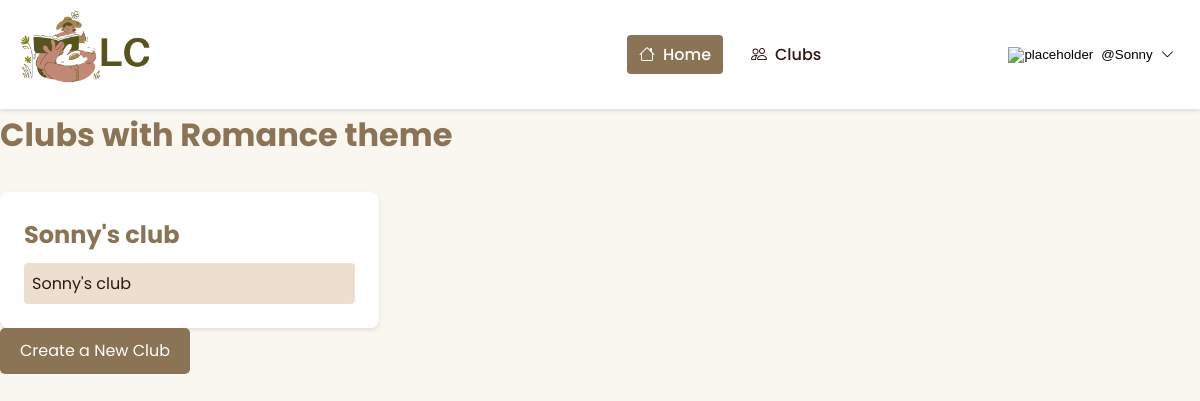
Page /theme/Romance/ (signed in) on the earlier database version.
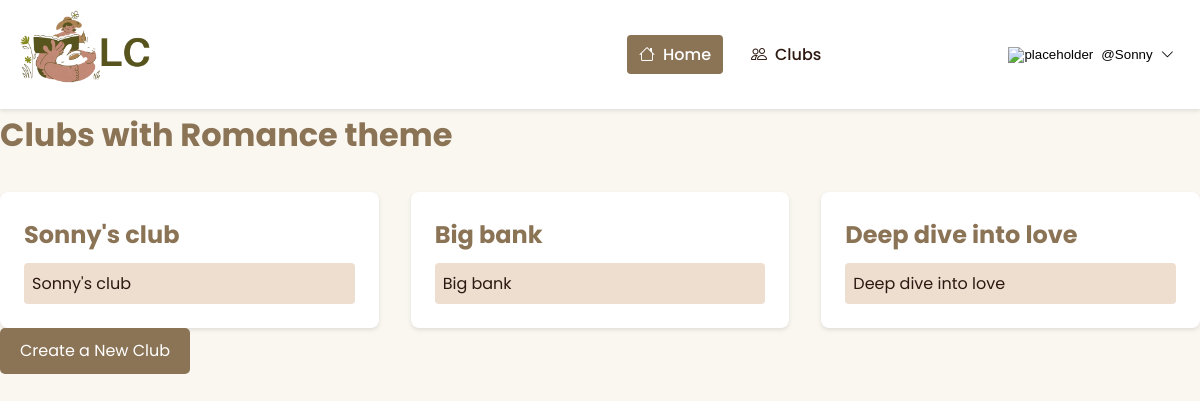
Same page on the later database version.
### discussion/models.py (models this page shows, shortened)
class Club(models.Model):
    moderator = models.ForeignKey(
        User, on_delete=models.SET_NULL, null=True, blank=True, related_name="moderated_clubs"
    )
    name = models.CharField(max_length=100)
    description = models.TextField()
    members = models.ManyToManyField(User, related_name="joined_clubs", blank=True)
    created_at = models.DateTimeField(auto_now_add=True)
    theme = models.ManyToManyField(Theme, related_name="club_theme")
    recommendation = models.ManyToManyField(BookRecommendation, related_name="club_rec", blank=True)
    likes = models.ManyToManyField(User, related_name="post_likes", blank=True)
    dislikes = models.ManyToManyField(User, related_name="post_dislikes", blank=True)

### discussion/views.py (the view)
# urls.py: path('theme/<str:th>/', views.theme_view, name='theme'),
def theme_view(request, th):
    theme_posts = Club.objects.filter(theme__name=th)
    context = {
        'th': th,
        'theme_posts': theme_posts
    }
    return render(request, 'themes.html', context)

### discussion/templates/themes.html
{% extends 'base3.html' %}
{% block content %}
<div class="themes-header">
    <h1>Clubs with {{th}} theme</h1>
</div>
<div class="themes-grid">
    {% for club in theme_posts %}
    <div class="theme-card">
        <h2>{{ club.name }}</h2>
        <div class="theme-clubs">
            <a href="{% url 'club_detail' club.id %}" class="club-link">{{ club.name }}</a>
        </div>
    </div>
    {% endfor %}
</div>
<a href="{% url 'club_create' %}" class="btn">Create a New Club</a>
{% endblock %}

Differences in the rows shown:
added Club: name "Big bank"
added Club: name "Deep dive into love"
